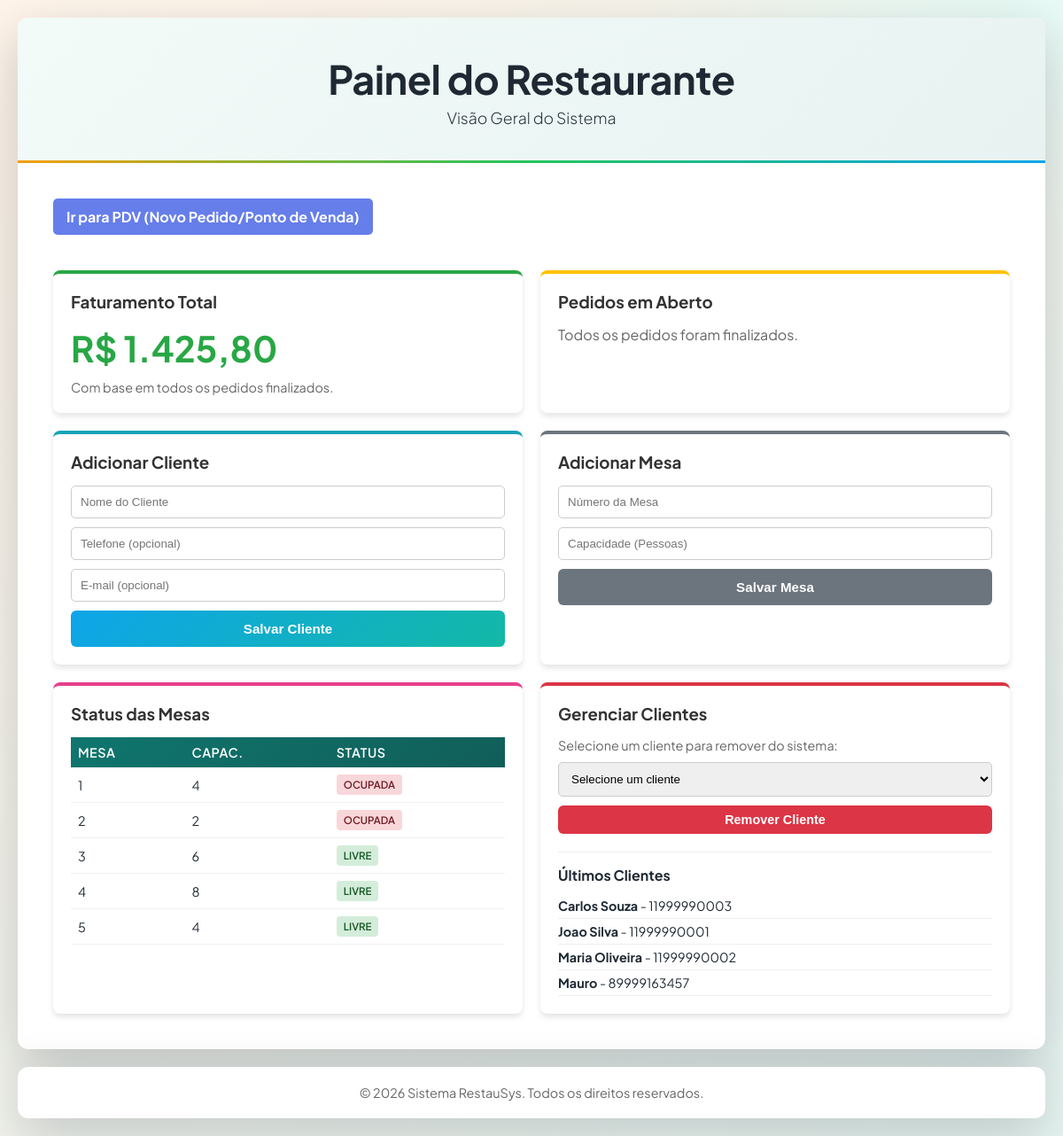
The page / on the database its author committed.
### tables this page shows
CREATE TABLE mesas (
    id_mesa INTEGER PRIMARY KEY AUTOINCREMENT,
    numero INTEGER NOT NULL UNIQUE,
    capacidade INTEGER NOT NULL,
    status TEXT NOT NULL DEFAULT 'livre' CHECK (status IN ('livre','ocupada','reservada'))
);

CREATE TABLE clientes (
    id_cliente INTEGER PRIMARY KEY AUTOINCREMENT,
    nome TEXT NOT NULL,
    telefone TEXT,
    email TEXT,
    data_cadastro TEXT DEFAULT CURRENT_TIMESTAMP
);

### config/config.php (called while the page is built, shortened)
<?php
$pdo = initialize_database(DB_PATH, false);
function query_one(string $sql, array $params = []): ?array
{
    global $pdo;
    $stmt = $pdo->prepare($sql);
    $stmt->execute($params);
    return $stmt->fetch() ?: null;
}
function query_all(string $sql, array $params = []): array
{
    global $pdo;
    $stmt = $pdo->prepare($sql);
    $stmt->execute($params);
    return $stmt->fetchAll() ?: [];
}

### index.php (the view, shortened to what this page needs)
<?php
require_once __DIR__ . "/config/config.php";
$faturamento = query_one("SELECT SUM(ip.quantidade * ip.preco_unitario) as total
                          FROM itens_pedido ip
                          JOIN pedidos p ON ip.id_pedido = p.id_pedido
                          WHERE p.status = 'fechado'");
$total_faturamento = $faturamento["total"] ?? 0;
$pedidos_abertos = query_all("SELECT p.id_pedido, c.nome, m.numero, p.data_pedido
                              FROM pedidos p
                              JOIN clientes c ON p.id_cliente = c.id_cliente
                              JOIN mesas m ON p.id_mesa = m.id_mesa
                              WHERE p.status = 'aberto'");
$clientes = query_all("SELECT * FROM clientes ORDER BY nome ASC");
$mesas = query_all("SELECT * FROM mesas ORDER BY numero ASC");
?>
<!DOCTYPE html>
<html lang="pt-BR">
<head>
    <link rel="stylesheet" href="css/style.css">
</head>
<body>
    <div class="container">
        <header>
            <div class="header-content">
                <h1>Painel do Restaurante</h1>
                <p class="header-subtitle">Visão Geral do Sistema</p>
            </div>
        </header>
        <main>
            <div style="display: flex; gap: 10px; margin-bottom: 20px;">
                <a href="pages/pedidos.php" class="btn-link">Ir para PDV (Novo Pedido/Ponto de Venda)</a>
            </div>
            <div class="dashboard-grid">
                <div class="card" style="border-top-color: #28a745;">
                    <h3>Faturamento Total</h3>
                    <p style="font-size: 2.5em; font-weight: bold; color: #28a745;">R$ <?=number_format($total_faturamento, 2, ",", ".")?></p>
                    <p style="color: #666; font-size: 0.9em; margin-top: 10px;">Com base em todos os pedidos finalizados.</p>
                </div>
                <div class="card" style="border-top-color: #ffc107;">
                    <h3>Pedidos em Aberto</h3>
                    <?php if(empty($pedidos_abertos)): ?>
                        <p style="color: #666;">Todos os pedidos foram finalizados.</p>
                    <?php endif; ?>
                </div>
                <div class="card" style="border-top-color: #17a2b8;">
                    <h3>Adicionar Cliente</h3>
                    <form method="POST" style="display: flex; gap: 10px; flex-direction: column;">
                        <input type="text" name="nome" placeholder="Nome do Cliente" required style="padding: 10px; border: 1px solid #ccc; border-radius: 5px;">
                        <input type="text" name="telefone" placeholder="Telefone (opcional)" style="padding: 10px; border: 1px solid #ccc; border-radius: 5px;">
                        <input type="email" name="email" placeholder="E-mail (opcional)" style="padding: 10px; border: 1px solid #ccc; border-radius: 5px;">
                        <button type="submit" class="btn btn-adicionar" style="width: 100%;">Salvar Cliente</button>
                    </form>
                </div>
                <div class="card" style="border-top-color: #6c757d;">
                    <h3>Adicionar Mesa</h3>
                    <form method="POST" style="display: flex; gap: 10px; flex-direction: column;">
                        <input type="number" name="numero" placeholder="Número da Mesa" required style="padding: 10px; border: 1px solid #ccc; border-radius: 5px;">
                        <input type="number" name="capacidade" placeholder="Capacidade (Pessoas)" required style="padding: 10px; border: 1px solid #ccc; border-radius: 5px;">
                        <button type="submit" class="btn " style="width: 100%; background: #6c757d; color: white;">Salvar Mesa</button>
                    </form>
                </div>
                <div class="card" style="grid-column: span 1; border-top-color: #e83e8c;">
                    <h3>Status das Mesas</h3>
                    <div style="max-height: 250px; overflow-y: auto;">
                        <table class="tabela pequena">
                            <thead>
                                <tr>
                                    <th>Mesa</th>
                                    <th>Capac.</th>
                                    <th>Status</th>
                                </tr>
                            </thead>
                            <tbody>
                                <?php foreach($mesas as $m): ?>
                                <tr>
                                    <td><?=$m["numero"]?></td>
                                    <td><?=$m["capacidade"]?></td>
                                    <td>
                                        <span class="status-badge status-<?=$m["status"]?>"><?=$m["status"]?></span>
                                    </td>
                                </tr>
                                <?php endforeach; ?>
                            </tbody>
                        </table>
                    </div>
                </div>
                <div class="card" style="border-top-color: #dc3545;">
                    <h3>Gerenciar Clientes</h3>
                    <div style="margin-bottom: 20px;">
                        <p style="font-size: 0.9em; color: #666; margin-bottom: 10px;">Selecione um cliente para remover do sistema:</p>
                        <form method="POST" style="display: flex; gap: 10px; flex-direction: column;">
                            <select name="id_cliente" required style="padding: 10px; border: 1px solid #ccc; border-radius: 5px;">
                                <option value="">Selecione um cliente</option>
                            </select>
                            <button type="submit" class="btn btn-remover" style="width: 100%;">Remover Cliente</button>
                        </form>
                    </div>
                    <h4 style="margin-bottom: 10px; border-top: 1px solid #eee; padding-top: 15px;">Últimos Clientes</h4>
                    <div style="max-height: 150px; overflow-y: auto;">
                        <ul style="list-style: none; padding: 0;">
                            <?php foreach($clientes as $c): ?>
                                <li style="padding: 5px 0; border-bottom: 1px solid #eee; font-size: 0.9em;">
                                        <strong><?=$c["nome"]?></strong>
                                    <?= $c["telefone"] ? " - " . $c["telefone"] : "" ?>
                                </li>
                            <?php endforeach; ?>
                        </ul>
                    </div>
                </div>
            </div>
        </main>
    </div>
</body>
<footer>
    <div class="container" style="text-align: center; padding: 20px 0; color: #666; font-size: 0.9em; margin-top: 20px;">
        &copy; <?=date("Y")?> Sistema RestauSys. Todos os direitos reservados.
    </div>
</footer>
</html>

### css/style.css (style rules this page uses)
:root { --bg-start: #fef3e7; --bg-end: #e8f6f2; --surface: #ffffff; --surface-muted: #f7f5f2; --ink: #1f2933; --muted: #6b7280; --accent: #0f766e; --accent-strong: #115e59; --accent-soft: #e7f7f4; --accent-2: #f59e0b; --accent-3: #ef4444; --accent-4: #0ea5e9; --shadow-strong: 0 20px 60px rgba(15, 23, 42, 0.22); --shadow-soft: 0 4px 16px rgba(15, 23, 42, 0.08); }
* { margin: 0; padding: 0; box-sizing: border-box; }
body { font-family: "Plus Jakarta Sans", "Noto Sans", sans-serif; background: radial-gradient(1200px 600px at 10% -10%, #fff6ec 0%, transparent 60%), radial-gradient(900px 500px at 100% 0%, #e7fbf6 0%, transparent 55%), linear-gradient(135deg, var(--bg-start) 0%, var(--bg-end) 100%); min-height: 100vh; padding: 20px; color: var(--ink); }
.container { max-width: 1200px; margin: 0 auto; background: var(--surface); border-radius: 12px; box-shadow: var(--shadow-strong); overflow: hidden; }
header { background: linear-gradient(135deg, #f2fbf8 0%, #e8f2f1 100%); color: var(--ink); padding: 40px 30px; text-align: center; position: relative; }
header::after { content: ''; position: absolute; bottom: 0; left: 0; right: 0; height: 3px; background: linear-gradient(90deg, var(--accent-2), #22c55e, var(--accent-4)); }
.header-content h1 { font-size: 2.8em; font-weight: 700; margin-bottom: 5px; letter-spacing: -0.5px; }
.header-subtitle { font-size: 1.1em; opacity: 0.95; font-weight: 300; }
main { padding: 40px; }
.btn { padding: 12px 20px; border: none; border-radius: 6px; font-weight: 600; cursor: pointer; font-size: 0.95em; transition: all 0.3s; display: inline-flex; align-items: center; gap: 8px; justify-content: center; }
.btn-adicionar { background: linear-gradient(135deg, var(--accent-4) 0%, #14b8a6 100%); color: white; }
.btn-remover { background-color: #dc3545; color: white; padding: 8px 12px; font-size: 0.9em; }
.tabela { width: 100%; border-collapse: collapse; background: white; }
.tabela thead { background: linear-gradient(135deg, var(--accent) 0%, var(--accent-strong) 100%); color: white; }
.tabela th { padding: 16px; text-align: left; font-weight: 600; text-transform: uppercase; font-size: 0.9em; letter-spacing: 0.5px; }
.tabela td { padding: 14px 16px; border-bottom: 1px solid #f0f0f0; }
.status-badge { display: inline-block; padding: 4px 8px; border-radius: 4px; font-size: 0.8em; font-weight: 600; text-transform: uppercase; }
.status-livre { background: #d4edda; color: #155724; }
.status-ocupada { background: #f8d7da; color: #721c24; }

### index.php (style rules this page uses)
.dashboard-grid { display: grid; grid-template-columns: 1fr 1fr; gap: 20px; margin-top: 20px; }
.card { background: white; padding: 20px; border-radius: 8px; box-shadow: 0 4px 6px rgba(0,0,0,0.1); border-top: 4px solid #667eea; }
.card h3 { margin-bottom: 15px; color: #333; }
.btn-link { background: #667eea; color: white; padding: 10px 15px; text-decoration: none; border-radius: 5px; display: inline-block; margin-bottom: 20px; font-weight: bold; }
table.pequena td, table.pequena th { padding: 8px; font-size: 0.9em; }

### rows shown on the page
mesas: numero "1", capacidade "4", status "OCUPADA"
mesas: numero "2", capacidade "2", status "OCUPADA"
mesas: numero "3", capacidade "6", status "LIVRE"
mesas: numero "4", capacidade "8", status "LIVRE"
mesas: numero "5", capacidade "4", status "LIVRE"
clientes: nome "Carlos Souza", telefone "11999990003"
clientes: nome "Joao Silva", telefone "11999990001"
clientes: nome "Maria Oliveira", telefone "11999990002"
clientes: nome "Mauro", telefone "89999163457"

### other values the page prints
$total_faturamento "1.425,80"
